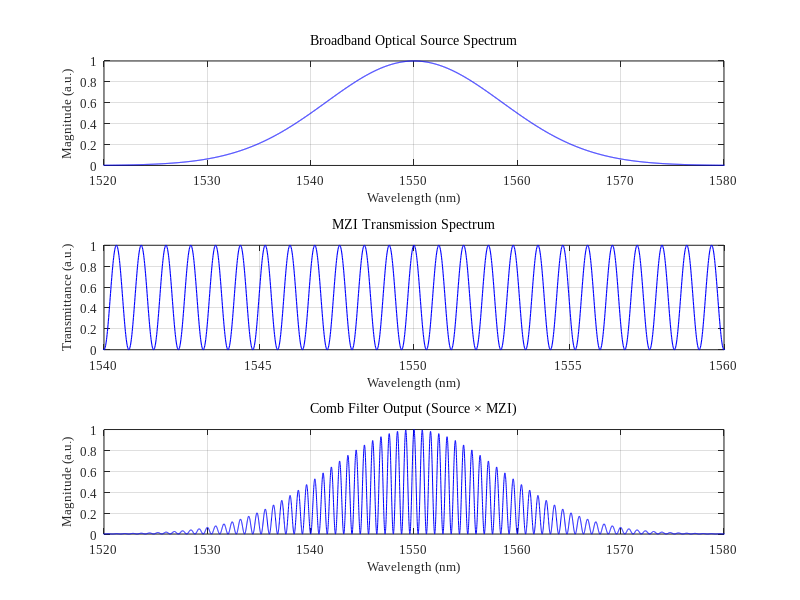

Recreate this plot in MATLAB.
%% MZI 梳状滤波器仿真
clc; clear; close all;
%% 参数设置
lambda_0 = 1550; % 中心波长(nm)
lambda = 1450 : 0.01 : 1650; % 波长范围(nm)
delta_lambda_3dB = 20; % 3dB带宽(nm)
delta_lambda = delta_lambda_3dB / (2 * sqrt(log(2))); % 高斯标准差
V = 1; % 干涉可见度
FSR = 0.8; % 自由光谱范围(nm)
%% 宽带光源光谱(高斯型)
sourceSpectrum = exp(-((lambda - lambda_0) / delta_lambda).^2);
sourceSpectrum = sourceSpectrum / max(sourceSpectrum); % 归一化
%% MZ干涉仪透射谱
mziTransmittance = 0.5 * (1 + V * cos(2 * pi * (lambda - lambda_0) / FSR));
%% 梳状滤波输出
combOutput = sourceSpectrum .* mziTransmittance;
%% 绘图
figure;
% 宽带光源光谱
subplot(3,1,1);
plot(lambda, sourceSpectrum, 'b', 'LineWidth', 0.8);
xlim([1520, 1580]); ylim([0, 1]);grid on;
set(gca, 'FontName', 'Times New Roman', 'FontSize', 9);
xlabel('Wavelength (nm)', 'FontName', 'Times New Roman', 'FontSize', 9);
ylabel('Magnitude (a.u.)', 'FontName', 'Times New Roman', 'FontSize', 9);
title('Broadband Optical Source Spectrum', 'FontWeight', 'normal');
% MZ干涉仪透射谱
subplot(3,1,2);
plot(lambda, mziTransmittance, 'b', 'LineWidth', 0.8);
xlim([1540, 1560]); ylim([0, 1]);grid on;
set(gca, 'FontName', 'Times New Roman', 'FontSize', 9);
xlabel('Wavelength (nm)', 'FontName', 'Times New Roman', 'FontSize', 9);
ylabel('Transmittance (a.u.)', 'FontName', 'Times New Roman', 'FontSize', 9);
title('MZI Transmission Spectrum', 'FontWeight', 'normal');
% 梳状滤波输出
subplot(3,1,3);
plot(lambda, combOutput, 'b', 'LineWidth', 0.5);
xlim([1520, 1580]); ylim([0, 1]);grid on;
set(gca, 'FontName', 'Times New Roman', 'FontSize', 9);
xlabel('Wavelength (nm)', 'FontName', 'Times New Roman', 'FontSize', 9);
ylabel('Magnitude (a.u.)', 'FontName', 'Times New Roman', 'FontSize', 9);
title('Comb Filter Output (Source × MZI)', 'FontWeight', 'normal');
